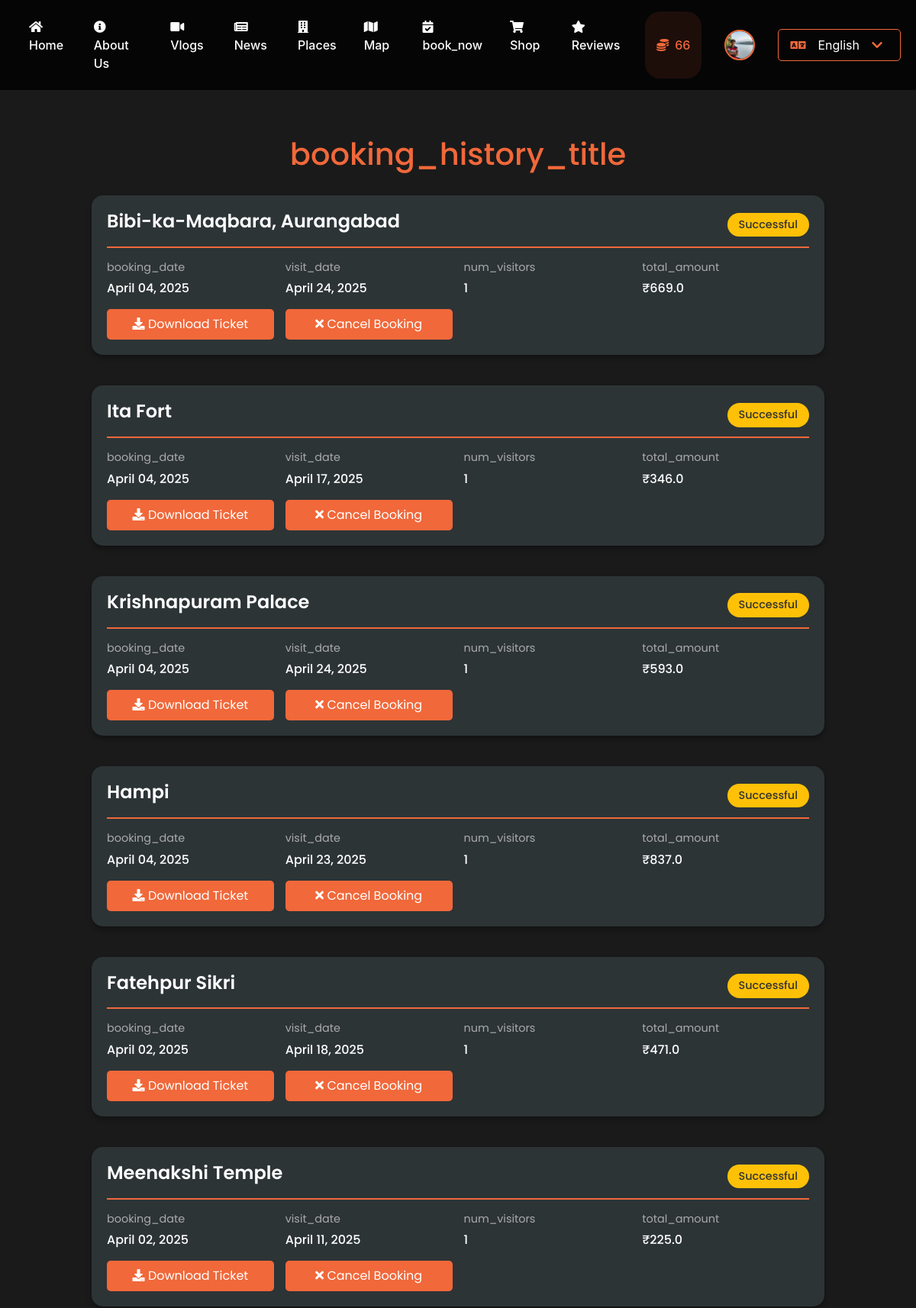
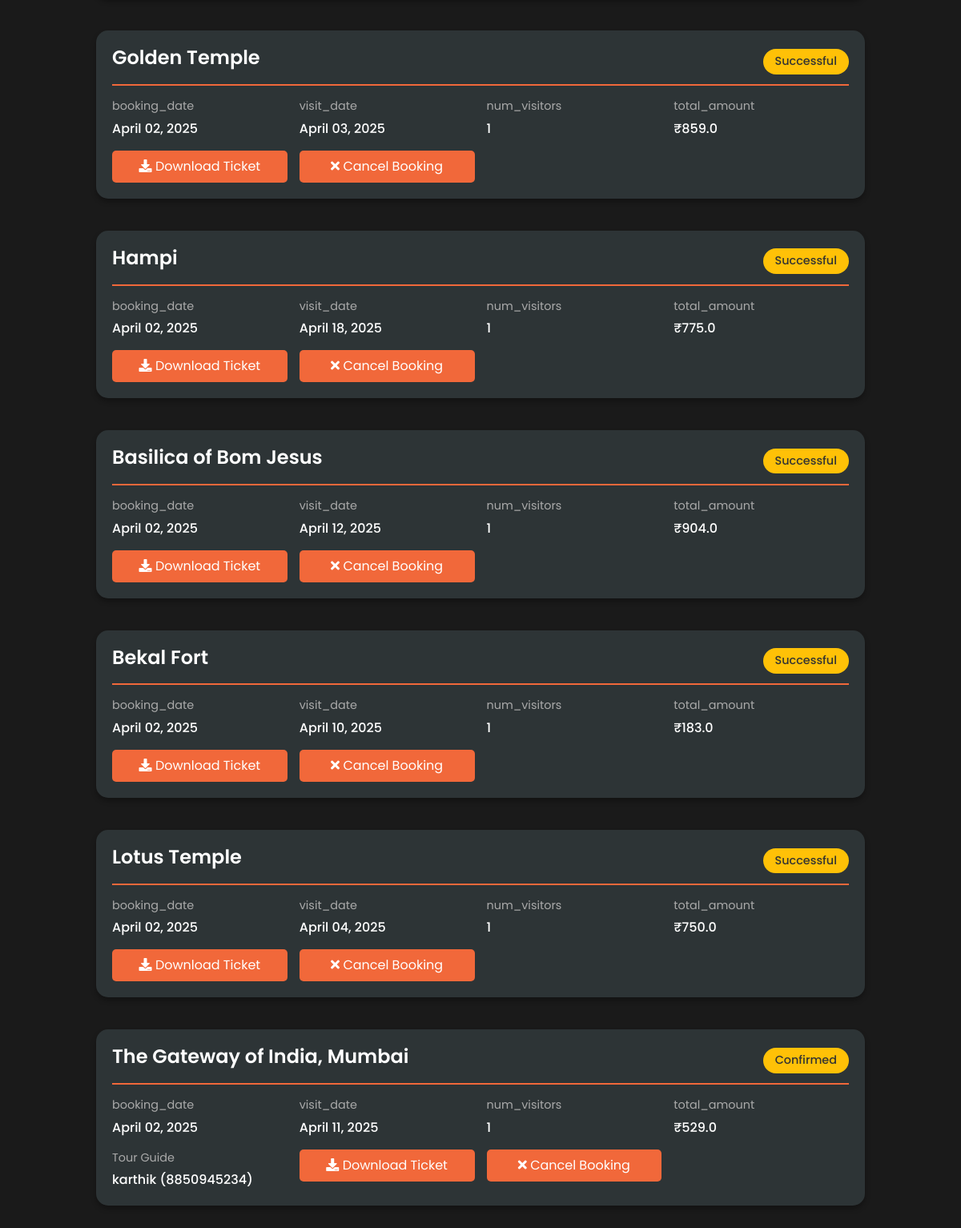
Page /booking-history (signed in) on the committed database (2 pictures, top to bottom).
### website/models.py (models this page shows, shortened)
class ItihaasCoins(db.Model):
    id = db.Column(db.Integer, primary_key=True)
    user_id = db.Column(db.Integer, db.ForeignKey('user.id'), nullable=False)
    coins = db.Column(db.Integer, default=0)

class User(db.Model, UserMixin):
    id = db.Column(db.Integer, primary_key=True)
    email = db.Column(db.String(150), unique=True)
    password = db.Column(db.String(150))
    first_name = db.Column(db.String(150))
    profile_pic = db.Column(db.String(500))  # Store the path to the profile picture
    is_guide = db.Column(db.Boolean, default=False)
    is_verified = db.Column(db.Boolean, default=False)
    verification_code = db.Column(db.String(6))
    verification_code_timestamp = db.Column(db.DateTime(timezone=True))
    notes = db.relationship('Note')
    bookings = db.relationship('Booking', backref='user', lazy=True)
    guide_info = db.relationship('Guide', backref='user', uselist=False)
    itihaas_coins = db.relationship('ItihaasCoins', backref='user', uselist=False)

class Booking(db.Model):
    id = db.Column(db.Integer, primary_key=True)
    monument_name = db.Column(db.String(100), nullable=False)
    booking_date = db.Column(db.DateTime, nullable=False, default=datetime.utcnow)
    visit_date = db.Column(db.Date, nullable=False)
    visitors = db.Column(db.Integer, nullable=False)
    total_amount = db.Column(db.Float, nullable=False)
    status = db.Column(db.String(20), nullable=False, default='Pending')
    special_requests = db.Column(db.Text)
    name = db.Column(db.String(100), nullable=False)
    email = db.Column(db.String(120), nullable=False)
    phone = db.Column(db.String(20), nullable=False)
    whatsapp_sent = db.Column(db.Boolean, default=False)
    user_id = db.Column(db.Integer, db.ForeignKey('user.id'), nullable=False)
    guide_id = db.Column(db.Integer, db.ForeignKey('guide.id'))
    is_special_package = db.Column(db.Boolean, default=False)
    state = db.Column(db.String(150), nullable=True)
    booking_type = db.Column(db.String(20), default='individual')

class Guide(db.Model):
    id = db.Column(db.Integer, primary_key=True)
    user_id = db.Column(db.Integer, db.ForeignKey('user.id'), nullable=False)
    name = db.Column(db.String(150))
    phone = db.Column(db.String(20))
    profile_picture = db.Column(db.String(500))
    experience = db.Column(db.Integer, default=0)
    languages = db.Column(db.String(200))
    rating = db.Column(db.Float, default=0.0)
    total_tours = db.Column(db.Integer, default=0)
    specialization = db.Column(db.String(500))
    description = db.Column(db.Text)
    guided_tours = db.relationship('Booking', backref='guide', lazy=True)

### website/views.py (the view)
@views.route('/booking-history')
@login_required
def booking_history():
    bookings = Booking.query.filter_by(user_id=current_user.id).order_by(Booking.booking_date.desc()).all()
    return render_template('booking_history.html',
                         user=current_user,
                         bookings=bookings)

### website/templates/booking_history.html (shortened to what this page needs)
{% extends "base.html" %}
{% block content %}
<div class="history-container">
    <h1 class="history-title">{{ _('booking_history_title') }}</h1>
    <div class="booking-cards">
        {% if bookings %}
            {% for booking in bookings|sort(attribute='booking_date', reverse=true) %}
            <div class="booking-card">
                <div class="booking-header">
                    <h2 class="monument-name">
                        {% if booking.booking_type == 'package' %}
                            {{ booking.monument_name }}
                        {% else %}
                            {% if booking.state %}
                                {{ booking.state }} - {{ booking.monument_name }}
                            {% else %}
                                {{ booking.monument_name }}
                            {% endif %}
                        {% endif %}
                    </h2>
                    <span class="booking-status {% if booking.status == 'confirmed' %}status-confirmed{% else %}status-pending{% endif %}">
                        {{ booking.status.title() }}
                    </span>
                </div>
                <div class="booking-details">
                    <div class="detail-item">
                        <span class="detail-label">{{ _('booking_date') }}</span>
                        <span class="detail-value">{{ booking.booking_date.strftime('%B %d, %Y') }}</span>
                    </div>
                    <div class="detail-item">
                        <span class="detail-label">{{ _('visit_date') }}</span>
                        <span class="detail-value">{{ booking.visit_date.strftime('%B %d, %Y') }}</span>
                    </div>
                    <div class="detail-item">
                        <span class="detail-label">{{ _('num_visitors') }}</span>
                        <span class="detail-value">{{ booking.visitors }}</span>
                    </div>
                    <div class="detail-item">
                        <span class="detail-label">{{ _('total_amount') }}</span>
                        <span class="detail-value">₹{{ booking.total_amount }}</span>
                    </div>
                    {% if booking.guide %}
                    <div class="detail-item">
                        <span class="detail-label">Tour Guide</span>
                        <span class="detail-value">{{ booking.guide.name }} ({{ booking.guide.phone }})</span>
                    </div>
                    {% endif %}
                    <div class="detail-item">
                        <button class="action-btn download-ticket"
                                data-monument="{{ booking.monument_name }}"
                                data-visit-date="{{ booking.visit_date.strftime('%B %d, %Y') }}"
                                data-visitors="{{ booking.visitors }}"
                                data-amount="{{ booking.total_amount }}"
                                data-booking-id="{{ booking.id }}">
                            <i class="fas fa-download"></i> Download Ticket
                        </button>
                    </div>
                    {% if booking.status != 'cancelled' %}
                    <div class="detail-item">
                        <button class="action-btn cancel-booking"
                                data-booking-id="{{ booking.id }}"
                                data-monument="{{ booking.monument_name }}">
                            <i class="fas fa-times"></i> Cancel Booking
                        </button>
                    </div>
                    {% endif %}
                </div>
            </div>
            {% endfor %}
        {% else %}
            <div class="no-bookings">
                <h2>{{ _('no_bookings_found') }}</h2>
                <p>{{ _('no_bookings_message') }}</p>
            </div>
        {% endif %}
    </div>
</div>
{% endblock %}

### website/templates/base.html (shortened to what this page needs)
<!DOCTYPE html>
<html lang="{{ session.get('lang', 'en') }}">
  <head>
    <link
      rel="stylesheet"
      href="https://stackpath.bootstrapcdn.com/bootstrap/4.4.1/css/bootstrap.min.css"
    />
    <link
      rel="stylesheet"
      href="https://cdnjs.cloudflare.com/ajax/libs/font-awesome/5.15.4/css/all.min.css"
    />
    <link rel='stylesheet' href='https://cdn.jsdelivr.net/npm/swiper@8/swiper-bundle.min.css'>
  </head>
  <body>
    <nav class="navbar navbar-expand-lg navbar-dark">
      <div class="collapse navbar-collapse" id="navbar">
        <div class="navbar-nav mr-auto">
          {% if user and user.is_authenticated %}
            <a class="nav-item nav-link" id="Home" href="/">
              <i class="fas fa-home"></i> {{ _('Home') }}
            </a>
            <a class="nav-item nav-link" id="About Us" href="/about">
              <i class="fas fa-info-circle"></i> {{ _('About_Us') }}
            </a>
            <a class="nav-item nav-link" id="Vlog" href="/vlog">
              <i class="fas fa-video"></i> {{ _('Vlogs') }}
            </a>
            <a class="nav-item nav-link" id="News" href="/news">
              <i class="fas fa-newspaper"></i> {{ _('News') }}
            </a>
            <a class="nav-item nav-link" id="Index" href="/index">
              <i class="fas fa-building"></i> {{ _('Places') }}
            </a>
            <a class="nav-item nav-link" id="Map" href="/map">
              <i class="fas fa-map"></i> {{ _('Map') }}
            </a>
            <a class="nav-item nav-link" id="Booking" href="/booking">
              <i class="fas fa-calendar-check"></i> {{ _('book_now') }}
            </a>
            <a class="nav-item nav-link" id="Shop" href="/shop">
              <i class="fas fa-shopping-cart"></i> {{ _('Shop') }}
            </a>
            <a class="nav-item nav-link" id="Review" href="/review">
              <i class="fas fa-star"></i> {{ _('Reviews') }}
            </a>
            <div class="nav-item itihaas-wallet">
              <span class="wallet-icon"><i class="fas fa-coins"></i></span>
              <span class="coins-balance">{{ current_user.itihaas_coins.coins if current_user.itihaas_coins else 0 }}</span>
            </div>
          {% endif %}
        </div>
        <div class="navbar-nav ml-auto">
          {% if user and user.is_authenticated %}
            <div class="profile-container">
              <img src="{{ current_user.profile_pic if current_user.profile_pic else url_for('static', filename='default-profile.jpg') }}"
                   alt="Profile"
                   class="profile-picture"
                   onclick="toggleProfileDropdown()"
              >
            </div>
          {% endif %}
          <div class="language-switcher">
            <div class="language-dropdown" onclick="toggleLanguageList()">
              <div class="current-lang">
                {% set current_lang = session.get('lang', 'en') %}
                {% set lang_names = {
                  'en': 'English',
                  'hi': 'हिंदी',
                  'ta': 'தமிழ்',
                  'kn': 'ಕನ್ನಡ',
                  'mr': 'मराठी',
                  'gu': 'ગુજરાતી',
                  'bho': 'भोजपुरी',
                  'ml': 'മലയാളം',
                  'te': 'తెలుగు'
                } %}
                <i class="fas fa-language"></i>
                <span>{{ lang_names[current_lang] }}</span>
                <i class="fas fa-chevron-down ml-2"></i>
              </div>
            </div>
          </div>
        </div>
      </div>
    </nav>
    <div class="">{% block content %} {% endblock %}</div>
  </body>
</html>

### website/templates/booking_history.html (style rules this page uses)
body { background-color: #1a1a1a; color: #fff; }
.history-container { max-width: 1000px; margin: 40px auto; padding: 20px; font-family: 'Poppins', sans-serif; }
.history-title { text-align: center; color: #f1683a; font-size: 2.5em; margin-bottom: 30px; }
.booking-cards { display: grid; gap: 20px; }
.booking-card { background: #2d3436; border-radius: 15px; padding: 20px; box-shadow: 0 4px 6px rgba(0, 0, 0, 0.3); margin-bottom: 20px; }
.booking-header { display: flex; justify-content: space-between; align-items: center; margin-bottom: 15px; padding-bottom: 10px; border-bottom: 2px solid #f1683a; }
.monument-name { font-size: 1.5em; font-weight: 600; color: #fff; }
.booking-status { padding: 5px 15px; border-radius: 20px; font-weight: 500; font-size: 0.9em; }
.status-pending { background-color: #FFC107; color: #333; }
.booking-details { display: grid; grid-template-columns: repeat(auto-fit, minmax(200px, 1fr)); gap: 15px; }
.detail-item { display: flex; flex-direction: column; }
.detail-label { font-size: 0.9em; color: #aaa; margin-bottom: 5px; }
.detail-value { font-weight: 500; color: #fff; }
.action-btn { background-color: #f1683a; color: white; border: none; padding: 8px 16px; border-radius: 5px; cursor: pointer; transition: background-color 0.3s; }

### rows in the picture
ItihaasCoins: itihaas_coins "66"
User: profile_pic (picture)
Booking: monument_name "Bibi-ka-Maqbara, Aurangabad", status "Successful", booking_date "April 04, 2025", visit_date "April 24, 2025", visitors "1", total_amount "669.0"
Booking: monument_name "Ita Fort", status "Successful", booking_date "April 04, 2025", visit_date "April 17, 2025", visitors "1", total_amount "346.0"
Booking: monument_name "Krishnapuram Palace", status "Successful", booking_date "April 04, 2025", visit_date "April 24, 2025", visitors "1", total_amount "593.0"
Booking: monument_name "Hampi", status "Successful", booking_date "April 04, 2025", visit_date "April 23, 2025", visitors "1", total_amount "837.0"
Booking: monument_name "Fatehpur Sikri", status "Successful", booking_date "April 02, 2025", visit_date "April 18, 2025", visitors "1", total_amount "471.0"
Booking: monument_name "Meenakshi Temple", status "Successful", booking_date "April 02, 2025", visit_date "April 11, 2025", visitors "1", total_amount "225.0"
Booking: monument_name "Golden Temple", status "Successful", booking_date "April 02, 2025", visit_date "April 03, 2025", visitors "1", total_amount "859.0"
Booking: monument_name "Hampi", status "Successful", booking_date "April 02, 2025", visit_date "April 18, 2025", visitors "1", total_amount "775.0"
Booking: monument_name "Basilica of Bom Jesus", status "Successful", booking_date "April 02, 2025", visit_date "April 12, 2025", visitors "1", total_amount "904.0"
Booking: monument_name "Bekal Fort", status "Successful", booking_date "April 02, 2025", visit_date "April 10, 2025", visitors "1", total_amount "183.0"
Booking: monument_name "Lotus Temple", status "Successful", booking_date "April 02, 2025", visit_date "April 04, 2025", visitors "1", total_amount "750.0"
Booking: monument_name "The Gateway of India, Mumbai", status "Confirmed", booking_date "April 02, 2025", visit_date "April 11, 2025", visitors "1", total_amount "529.0", guide.name "karthik", guide.phone "8850945234"

### other values in the picture
{{ lang_names[current_lang] }} "English"
